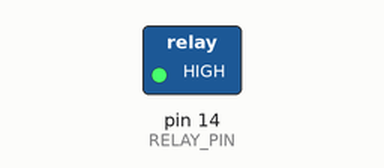
A sketch run on a simulated Arduino Uno, built with avr-gcc and run on an emulated ATmega328P. Shown: switched loads named in the sketch (green lamp = pin HIGH).

Above: at 1.0 s.
At 3.0 s:
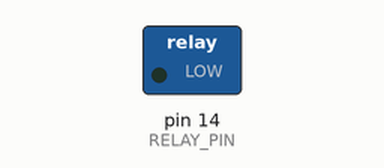
Timing chart, 0 to 5.2 s (numbered marks = the images above):
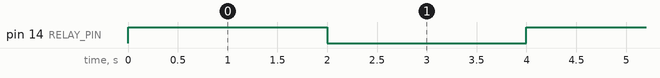

The sketch:

Test_Relay.ino
```cpp
const int RELAY_PIN = 14;

// the setup function runs once when you press reset or power the board
void setup() {
  // initialize digital pin as an output.
  pinMode(RELAY_PIN, OUTPUT);
}

// the loop function runs over and over again forever
void loop() {
  digitalWrite(RELAY_PIN, HIGH);
  delay(2000);
  digitalWrite(RELAY_PIN, LOW);
  delay(2000);
}
```

Measured:
- by itself, pin 14 (RELAY_PIN): alternates HIGH for 2.0 s and LOW for 2.0 s
